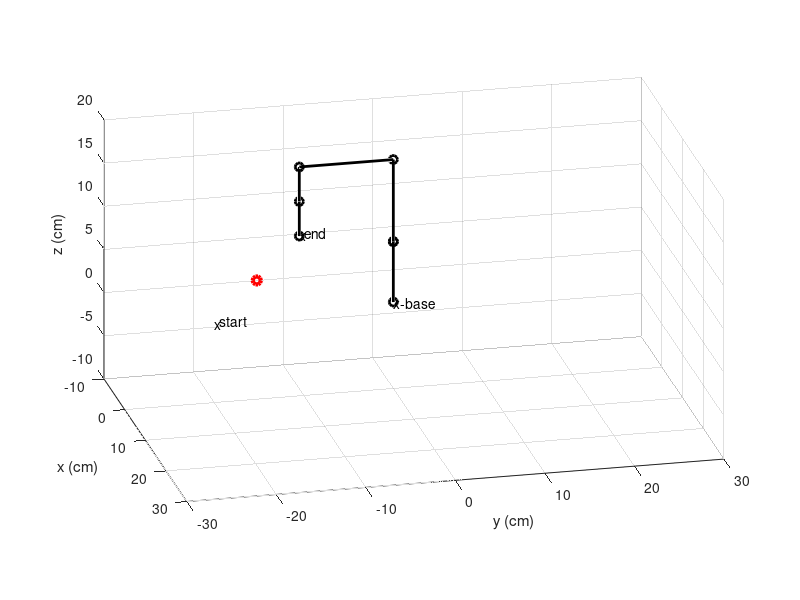

The MATLAB script that drew this image:
%length of each joint
l1 = 7 ;
l2 = 0;
l3 = 9.5;
l4 = 10.5;
l5 = 4;
l6 = 4;

%% Plot the robotic arm, in 31(start and end positions are the same) different positions.
%output of the Inverse Kinematics
q1r = [-90	-90	-90	-90	-90	-90	-90	-90	-90	-90	-90	-90	-90	-90	-90	-90	-90	-90	-90	-90	-90	-90	-90	-90	-90	-90	-90	-90	-90	-90	-90]'*pi/180 ;
q2r = [0	11.6177	16.9623	21.2887	25.0954	28.5757	31.8309	34.919	37.8777	40.7348	43.5087	46.2127	45.0155	36.1716	24.663	17.1856	34.8585	45.9896	66.2224	66.2224	68.5692	70.885	73.1682	75.4166	77.6297	79.8044	81.9375	84.0274	86.0701	88.0617	90]'*pi/180 ;
q3r = [0	-20.363	-28.7122	-35.058	-40.3494	-44.9537	-49.0623	-52.7849	-56.1923	-59.3362	-62.2508	-64.9611	-61.1583	-44.3313	-22.1021	-6.5214	-36.8401	-53.9229	-80.9929	-80.9929	-82.3987	-83.6847	-84.8519	-85.9007	-86.8335	-87.6501	-88.3504	-88.9359	-89.406	-89.7603	-90]'*pi/180 ;
q4r = [-180	-171.2547	-168.2501	-166.2307	-164.746	-163.6221	-162.7686	-162.1341	-161.6854	-161.3986	-161.2579	-161.2516	-163.8572	-171.8403	-182.561	-190.6642	-178.0184	-172.067	-165.2295	-165.2295	-166.1706	-167.2003	-168.3163	-169.516	-170.7962	-172.1542	-173.5871	-175.0915	-176.6641	-178.3014	-180]'*pi/180 ;
q5r = [90	90	90	90	90	90	90	90	90	90	90	90	90	90	90	90	90	90	90	90	90	90	90	90	90	90	90	90	90	90	90]'*pi/180 ;% q5 does not effect the end-effector but only orientation
q = [ q1r q2r q3r q4r q5r ] ;


pt=zeros(31,3);%to save end-effector position

%finding the postion of each joint and end effector
for i = 1:31

    q1=q(i,1);
    q2=q(i,2);
    q3=q(i,3);
    q4=q(i,4);
    q5=q(i,5);
    
   
    %% Trigonometric abbreviations
    c1 = cos(q1);
    c2 = cos(q2);
    c3 = cos(q3);
    c4 = cos(q4);
    c5 = cos(q5); 
    s1 = sin(q1);
    s2 = sin(q2);
    s3 = sin(q3);
    s4 = sin(q4);
    s5 = sin(q5);
    
    T1 = [c1 -s1 0 0;s1 c1 0 0; 0 0 1 l1; 0 0 0 1];
    T2 = [c2 -s2 0 0;0 0 -1 0; s2 c2 0 0; 0 0 0 1];
    T3 = [c3 -s3 0 l3;s3 c3 0 0; 0 0 1 0; 0 0 0 1];
    T4 = [c4 -s4 0 l4;s4 c4 0 0; 0 0 1 0; 0 0 0 1];
    T5 = [c5 -s5 0 0;0 0 1 l5; -s5 -c5 0 0; 0 0 0 1];
    T6 = [1 0 0 0;0 1 0 0; 0 0 1 l6; 0 0 0 1];
    
    %forward kinematics
    FK = T1*T2*T3*T4*T5*T6;
   
    %base position
    x0 = 0;
    y0 = 0;
    z0 = 0;
    %T1(1:3,4)- first joint position
    x1 = 0;
    y1 = 0;
    z1 = 7;
    
    %M=T1*T2; M(1:3,4); second joint position
    x2 = 0;
    y2 = 0;
    z2 = 7;
    
    %M=T1*T2*T3; M(1:3,4);
    x3 = (19*cos(q1)*cos(q2))/2;
    y3 = (19*cos(q2)*sin(q1))/2;
    z3 = (19*sin(q2))/2 + 7;

    %M=T1*T2*T3*T4; M(1:3,4);    
    x4 = (cos(q1)*(21*cos(q2 + q3) + 19*cos(q2)))/2;
    y4 = (sin(q1)*(21*cos(q2 + q3) + 19*cos(q2)))/2;
    z4 = (21*sin(q2 + q3))/2 + (19*sin(q2))/2 + 7;

    %M=T1*T2*T3*T4*T5; M(1:3,4); 
    x5 = (cos(q1)*(21*cos(q2 + q3) - 8*sin(q2 + q3 + q4) + 19*cos(q2)))/2;
    y5 = (sin(q1)*(21*cos(q2 + q3) - 8*sin(q2 + q3 + q4) + 19*cos(q2)))/2;
    z5 = 4*cos(q2 + q3 + q4) + (21*sin(q2 + q3))/2 + (19*sin(q2))/2 + 7;

    
    %FK(1:3,4);end effector position
    xt = (cos(q1)*(21*cos(q2 + q3) - 16*sin(q2 + q3 + q4) + 19*cos(q2)))/2;
    yt = (sin(q1)*(21*cos(q2 + q3) - 16*sin(q2 + q3 + q4) + 19*cos (q2)))/2;
    zt = 8*cos(q2 + q3 + q4) + (21*sin(q2 + q3))/2 + (19*sin(q2))/2 + 7;
    
    pt(i,1)=xt;
    pt(i,2)=yt;
    pt(i,3)=zt;
    
    figure (1) 
  %%%Obstacle position   
    ox=0;
    oy=-15.25;
    oz=3.75;
    
    plot3(ox,oy,oz,'ro-','Linewidth',3)
    
  hold on
    
    xx = [ x0; x1; x2; x3; x4; x5; xt ] ;
    yy = [ y0; y1; y2; y3; y4; y5; yt ] ;
    zz = [ z0; z1; z2; z3; z4; z5; zt ] ;
    
    %plotting links
    plot3(xx,yy,zz,'ko-','Linewidth',2)
    grid on
    axis equal
    hold on
    axis([-10 30 -30 30 -10 20])    
    xlabel('x (cm)') ; ylabel('y (cm)') ;zlabel('z (cm)');
   
    %%%%% Showing a different view we
    az=77;
    el=20;   
    view([az,el])


    %to display the position of base and star-end point
    text(0,0,0,'x-base');
    text(pt(1,1),pt(1,2),pt(1,3),'x') ; text(pt(1,1) + 0.5,pt(1,2) + 0.5, pt(1,3) + 0.5, 'start');
    text(pt(31,1),pt(31,2),pt(31,3),'x') ; text(pt(31,1) + 0.5,pt(31,2) + 0.5, pt(31,3) + 0.5, 'end');
    pause(1)
    
    hold on
    
    
    hold off 
 
       
     

end